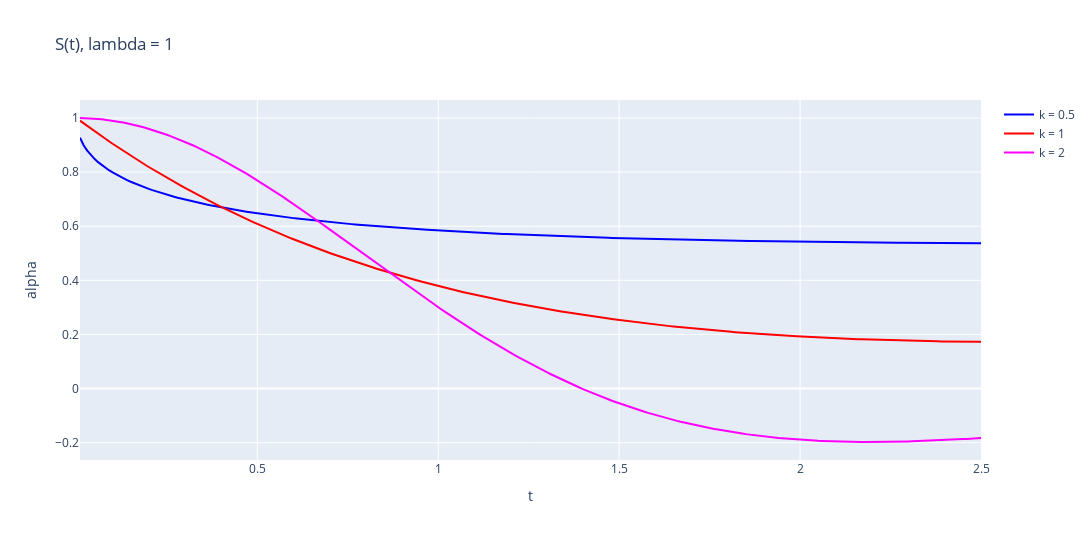

Here is the notebook cell this chart was saved with:
### Markdown cell above
##### S(t)

### Code cell
# @title Survival function
plot(x, x, x, [1-i for i in y05], [1-i for i in y1], [1-i for i in y2], "t", "alpha", "S(t), lambda = 1")

### Figure 1 — Plotly figure (JSON) as saved in the notebook; plotly's stock layout.template omitted (floating-point values rounded to 4 significant figures; data arrays with more than 128 entries replaced by an {"elided": "..."} marker saying what was removed)
{"data": [{"marker": {"color": "blue"}, "mode": "lines", "name": "k = 0.5", "type": "scatter", "x": {"elided": "250 float values"}, "y": {"elided": "250 float values"}}, {"marker": {"color": "red"}, "mode": "lines", "name": "k = 1", "type": "scatter", "x": {"elided": "250 float values"}, "y": {"elided": "250 float values"}}, {"marker": {"color": "magenta"}, "mode": "lines", "name": "k = 2", "type": "scatter", "x": {"elided": "250 float values"}, "y": {"elided": "250 float values"}}], "layout": {"height": 540, "title": {"text": "S(t), lambda = 1"}, "width": 1152, "xaxis": {"title": {"text": "t"}}, "yaxis": {"title": {"text": "alpha"}}}}
